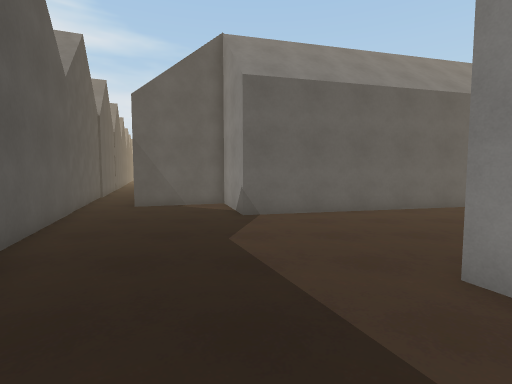
View 1 (above)

16 first-person views from a walk through a Unity game level. The camera is 1.5 m above the floor, tilts 4° down and sees 85° across. The floor is counted in squares, 1 m on a side. Each view is taken from the middle of a square. On the plan, view 1 faces up. The plan holds only what a view shows up to about 14 squares ahead; the rest is blank. The place goes on beyond the plan. The player character is not drawn.

View 2
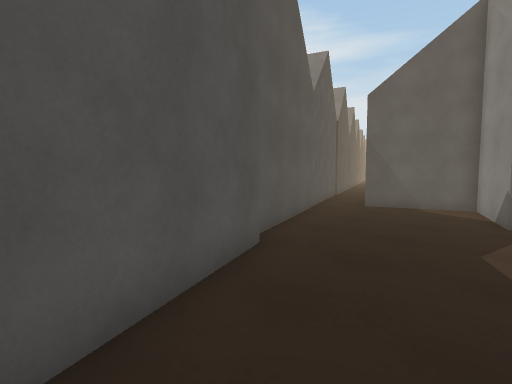

View 3
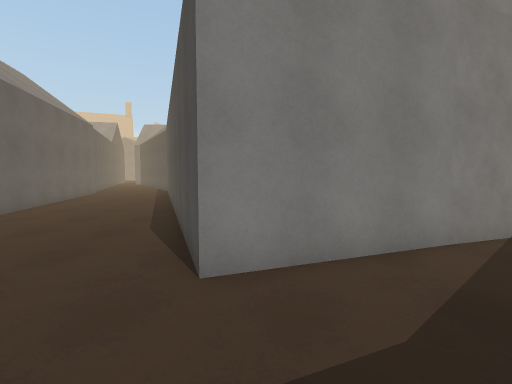

View 4
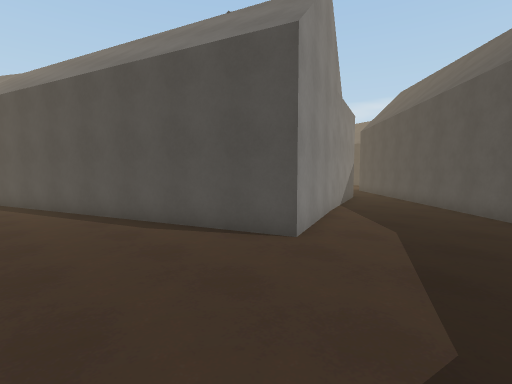

View 5
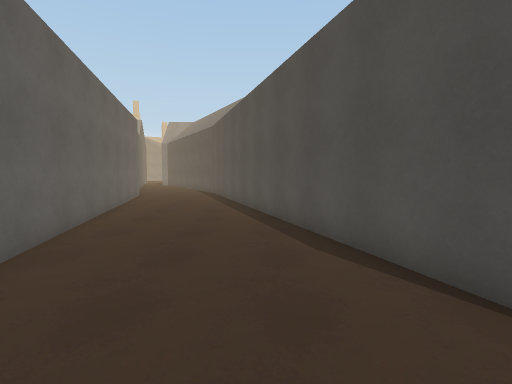

View 6
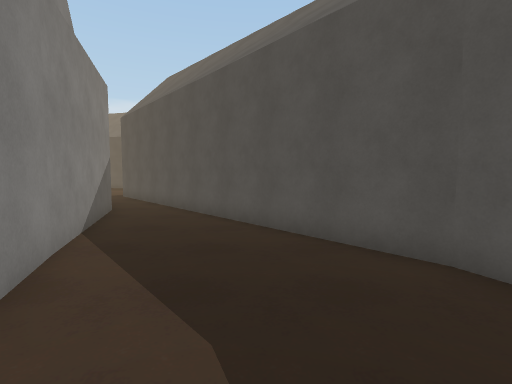

View 7
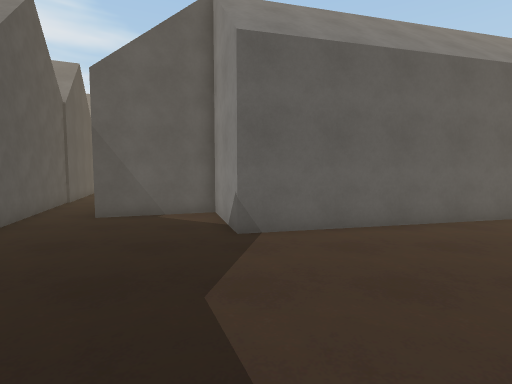

View 8
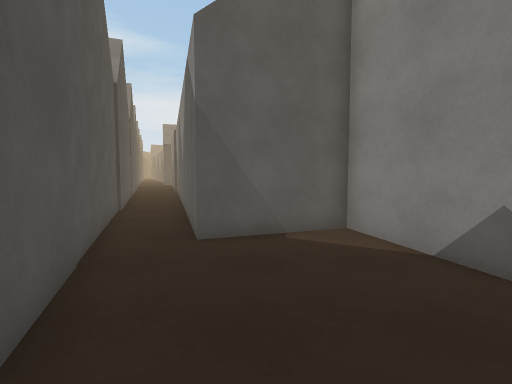

View 9
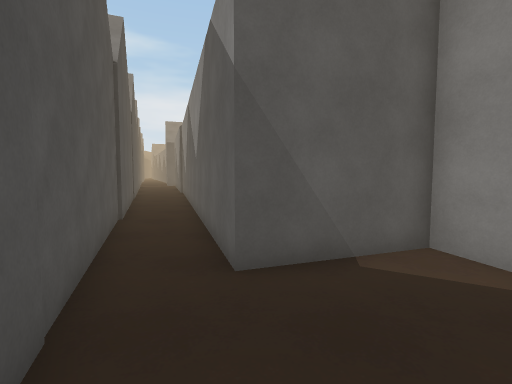

View 10
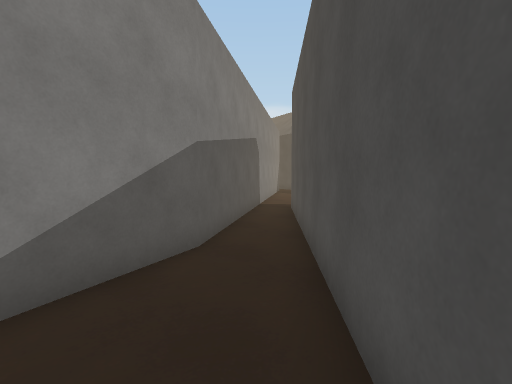

View 11
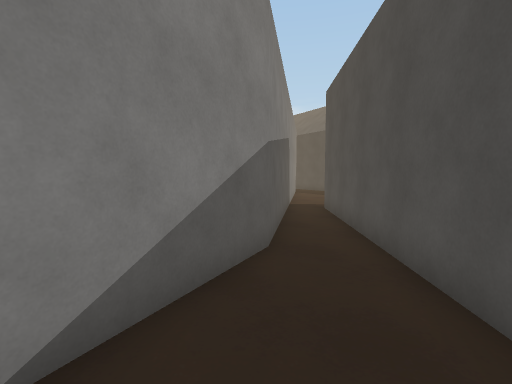

View 12
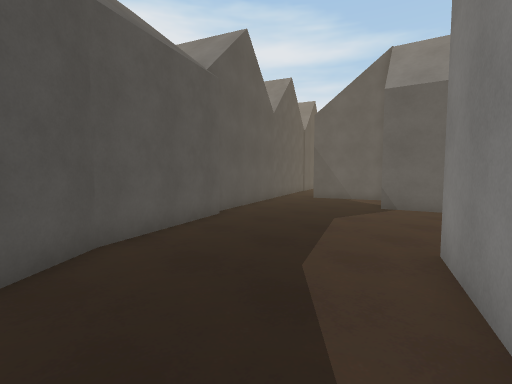

View 13
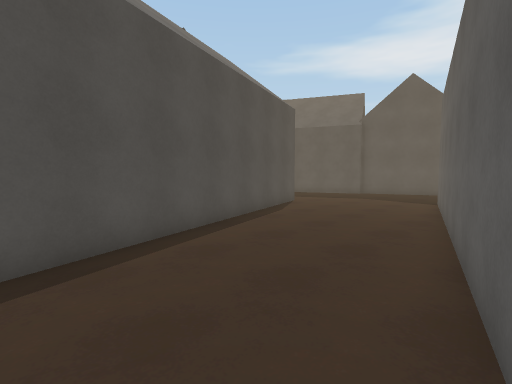

View 14
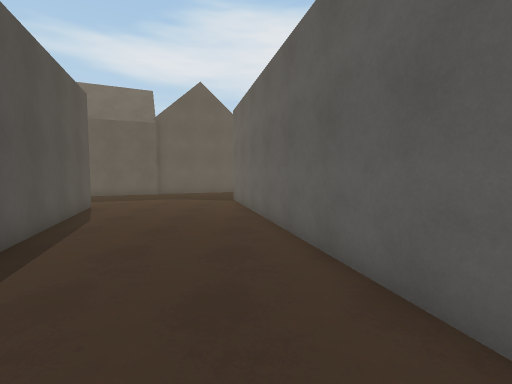

View 15
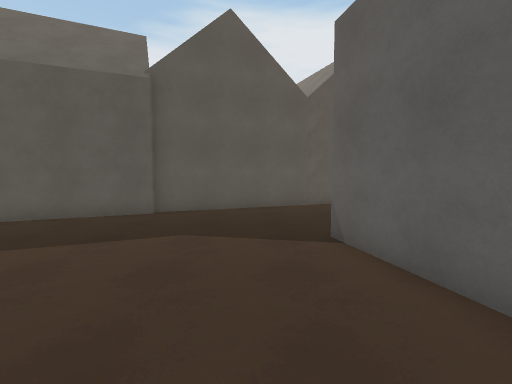

View 16
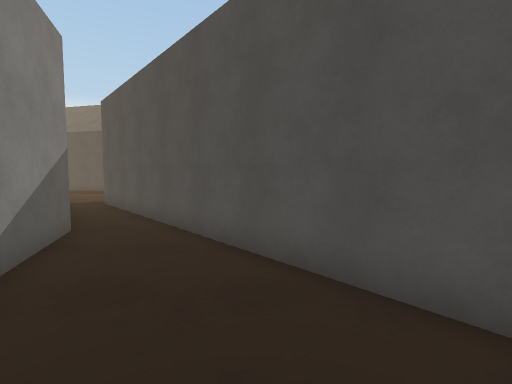

### Floor plan
Key: @ floor where view 1 was taken; # wall or solid block; . floor; O other object.
Columns run from 10 left of view 1 to 15 right of it. Each row starts with its distance up from view 1.
 18 O..O
 17 OO.O
 16 OO..O            OOOOO
 15  O..O        OOOOOOOOO O
 14   O.O       OOOOOOOOOOOO O
 13  OO..OOOOOOOOOOOOOOOOOOOO.
 12   O..O...OOOOOOOOOOOO.....
 11   OO.....OOOOOOOO.........
 10    O......OOO.............
  9    OO.....................
  8     O...................OO
  7     O................OOOOO
  6  OOOOO.............OOOOOOO
  5   OOOO..........OOOOOOOOOO
  4     OO#......OOOOOOOOOOOO
  3       #......OOOOOOOOOOO
  2       ##......OOOOOOO
  1        #......OO  O
  0        ##.@...##
 -1         #......#
 -2         ##.....#
 -3          ##....#O
 -4           ##....#
 -5            ##...#
 -6             ##..##
 -7              ##..#
 -8               ##.##
 -9                #..##
-10                ##..##
-11                 ##..#
-12                  ##.##
-13                   ##.#

Where each view was taken, in squares from view 1:
view 1: 0 up, 0 right, facing up
view 2: 0 up, 0 right, facing up-left
view 3: 3 up, 1 left, facing right
view 4: 9 up, 1 left, facing down-right
view 5: 7 up, 1 right, facing right
view 6: 4 up, 1 right, facing down
view 7: 3 up, 0 right, facing up
view 8: 6 up, 4 left, facing up
view 9: 8 up, 5 left, facing up
view 10: 4 down, 2 right, facing down-right
view 11: 3 down, 3 right, facing down-right
view 12: 2 down, 4 right, facing up-left
view 13: 13 up, 15 right, facing down-left
view 14: 11 up, 15 right, facing left
view 15: 8 up, 6 right, facing left
view 16: 0 up, 2 right, facing down
